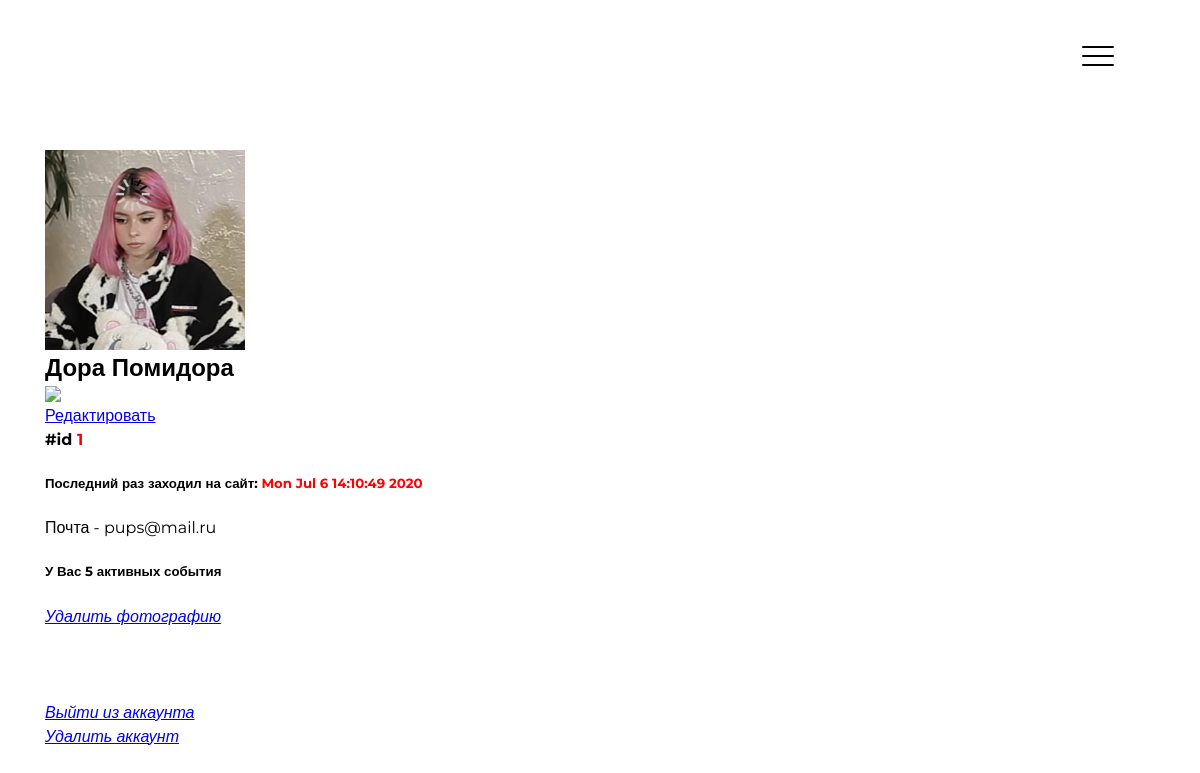
The app's page /user/1 (signed in) with its own data.
### data/model_files.py (models this page shows)
class File(SqlAlchemyBase, SerializerMixin):
    __tablename__ = 'files'
    id = sqlalchemy.Column(sqlalchemy.Integer,
                           primary_key=True, autoincrement=True)
    user_id = sqlalchemy.Column(sqlalchemy.Integer,
                                sqlalchemy.ForeignKey('users.id'))
    event_id = sqlalchemy.Column(sqlalchemy.Integer,
                                 sqlalchemy.ForeignKey('events.id'))
    path = sqlalchemy.Column(sqlalchemy.String)

### data/model_users.py (models this page shows, shortened)
class User(SqlAlchemyBase, UserMixin, SerializerMixin):
    __tablename__ = 'users'
    id = sqlalchemy.Column(sqlalchemy.Integer,
                           primary_key=True, autoincrement=True)
    name = sqlalchemy.Column(sqlalchemy.String)
    email = sqlalchemy.Column(sqlalchemy.String)
    type = sqlalchemy.Column(sqlalchemy.Integer)
    last_time_in = sqlalchemy.Column(sqlalchemy.String,
                                     default=time.ctime)
    hashed_password = sqlalchemy.Column(sqlalchemy.String)
    help_count = sqlalchemy.Column(sqlalchemy.Integer)
    events = sqlalchemy.orm.relation("Event", backref="user")
    comments = sqlalchemy.orm.relation("Comment", backref="user")
    photo = sqlalchemy.orm.relation("File", uselist=False)

### blueprints/users.py (the view)
@blueprint.route('/user/<int:user_id>')
def user(user_id):
    session = db_session.create_session()
    user = session.query(User).get(user_id)
    if not user:
        abort(404)
    return render_template('user.html', user=user)

### blueprints/user_authenticate.py (called while the page is built)
@login_manager.user_loader
def user_load(user_id):
    session = db_session.create_session()
    return session.query(User).get(user_id)

### data/db_session.py (called while the page is built)
def create_session() -> Session:
    global __factory
    return __factory()

### templates/user.html (shortened to what this page needs)
{% extends "base.html" %}
{% block content %}
    <div class="container">
    <div class="infolist">
        <div class='flexbox flex_c_nowr'>
            <div>
                <img src="/{{ user.photo.path if user.photo else 'static/images/none_image.png' }}" height="200px">
                <div class="flexbox flex_jcspacebetween_aicenter">
                    <h2>{{ user.name }}</h2>
                    {% if current_user.is_authenticated and current_user.id == user.id %}
                        <a href="/edit_user/{{ user.id }}" class='link'>
                            <img src="/static/images/edit_icon1.png" height="18px">Редактировать</a>
                    {% endif %}
                </div>
                <h4>#id <span style='color: red'>{{ user.id }}</span></h4>
                <h5>Последний раз заходил на сайт: <span style='color: red'>{{ user.last_time_in }}</span></h5>
                <p>Почта - {{ user.email }}</p>
                <h5>У Вас {{ user.events|length }} активных события</h5>
            </div>
            {% if current_user.is_authenticated and current_user.id == user.id and user.photo %}
                <div>
                    <a href="/del_user_photo/{{ user.id }}" class='link'><i>Удалить фотографию</i></a>
                </div>
            {% endif %}
            <br>
            <br>
            <br>
            {% if current_user.is_authenticated and current_user.id == user.id %}
                <div>
                    <a href="/logout" class='link'><i>Выйти из аккаунта</i></a>
                    <br>
                    <a href="/del_user/{{ user.id }}" class='link'><i>Удалить аккаунт</i></a>
                </div>
            {% endif %}
        </div>
    </div>
    </div>
{% endblock %}

### records on screen
File: photo (picture)
User: name "Дора Помидора", id "1", last_time_in "Mon Jul 6 14:10:49 2020", email "pups@mail.ru"

### other values on screen
{{ user.events|length }} "5"
